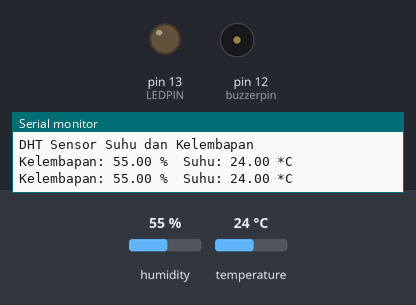
The sketch below on a simulated Arduino Uno, built with avr-gcc and run on an emulated ATmega328P. Parts: output pins drawn as LEDs (lit = HIGH), buzzer (waves = sounding, pin HIGH), the last lines printed to the serial monitor. The test bench sets the inputs (shaded band); at power-on: temperature 24 °C, humidity 55 %.

Above: at 4.8 s.
4.9 s: temperature set to 27.3 °C
7.9 s: temperature set to 28.4 °C
At 9.3 s:
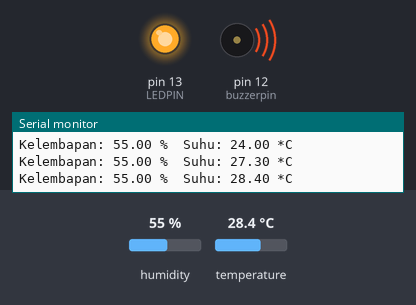
10.9 s: temperature set to 12 °C
At 12.8 s:
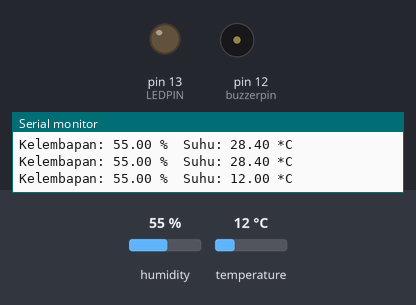
13.9 s: temperature set to 33 °C
At 14.5 s:
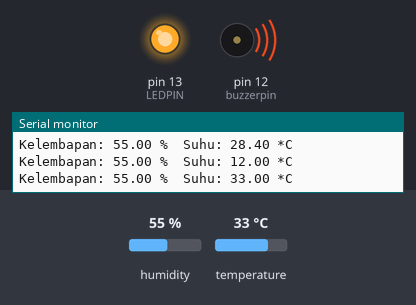
Timing chart, 0 to 16.9 s (numbered marks = the images above; inputs shaded):
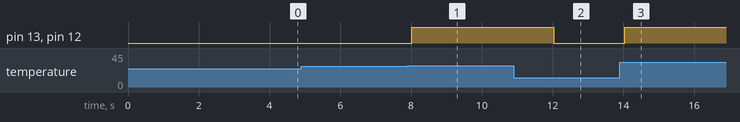

The sketch:

DHT_B.ino
```cpp
#include "DHT.h"

#define DHTTYPE DHT22

#define DHTPIN 2
#define LEDPIN 13
#define buzzerpin 12

int SUHUBATAS = 28;
DHT dht(DHTPIN, DHTTYPE);


void setup() {
  Serial.begin(9600);
  Serial.println("DHT Sensor Suhu dan Kelembapan");

  dht.begin();
  pinMode(LEDPIN, OUTPUT);
  pinMode(buzzerpin, OUTPUT);

  digitalWrite(LEDPIN, LOW);
  digitalWrite(buzzerpin, LOW);
}

void loop() {
  delay(2000);
  float kelembapan = dht.readHumidity();
  float suhu = dht.readTemperature();


  Serial.print("Kelembapan: ");
  Serial.print(kelembapan);
  Serial.print(" %\t");
  Serial.print("Suhu: ");
  Serial.print(suhu);
  Serial.println(" *C");

  if (suhu > SUHUBATAS){
    digitalWrite(LEDPIN, HIGH);
    digitalWrite(buzzerpin, HIGH);
  }
  else {
    digitalWrite(LEDPIN, LOW);
    digitalWrite(buzzerpin, LOW);
  }

}
```

Measured:
- the behaviour switches between 28 and 28.1 °C on temperature (found by bisection; images 0 and 1)
- after the input at 7.9 s, pin 13 (LEDPIN), pin 12 (buzzerpin): LOW → HIGH after 0.13 s
- after the input at 10.9 s, pin 13 (LEDPIN), pin 12 (buzzerpin): HIGH → LOW after 1.1 s
- after the input at 13.9 s, pin 13 (LEDPIN), pin 12 (buzzerpin): LOW → HIGH after 0.14 s
